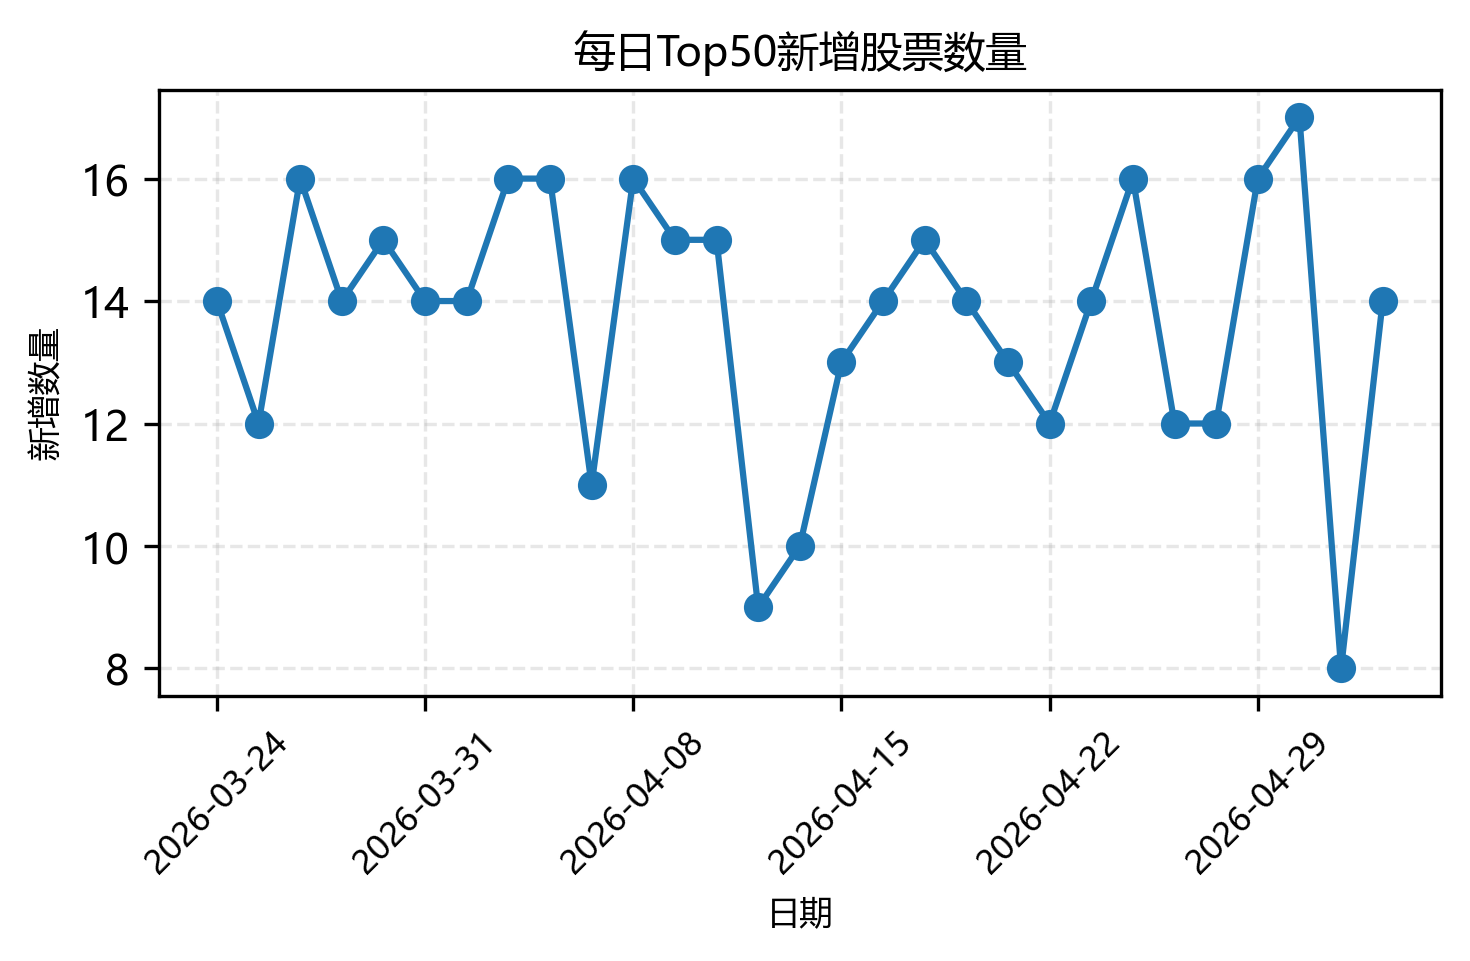

This chart was generated by the following Python code:
import pandas as pd
import matplotlib.pyplot as plt

# =====================
# 中文字体
# =====================

plt.rcParams['font.sans-serif'] = ['Microsoft YaHei']
plt.rcParams['axes.unicode_minus'] = False

# =====================
# 读取“新增股票”数据
# =====================

df_new = pd.read_csv(
    "统计任务-3.23至今两市每日成交额TOP50以及TOP50新增统计(1).csv"
)

# =====================
# 统计每日新增数量
# =====================

daily_new = (
    df_new.groupby('date')['stock']
    .count()
)

# =====================
# 创建图表
# =====================

fig, ax = plt.subplots(
    figsize=(5, 3.3),
    dpi=200
)

# =====================
# 绘图
# =====================

daily_new.plot(
    kind='line',
    marker='o',
    ax=ax
)

# =====================
# 图表设置
# =====================

ax.set_title(
    "每日Top50新增股票数量",
    fontsize=10
)

ax.set_xlabel(
    "日期",
    fontsize=8
)

ax.set_ylabel(
    "新增数量",
    fontsize=8
)

ax.grid(
    linestyle='--',
    alpha=0.3
)

ax.tick_params(
    axis='x',
    rotation=45,
    labelsize=8
)

# 自动布局
fig.tight_layout()

# 保存高清图片
fig.savefig(
    "每日Top50新增数量.png",
    dpi=300,
    bbox_inches='tight'
)

plt.show()
